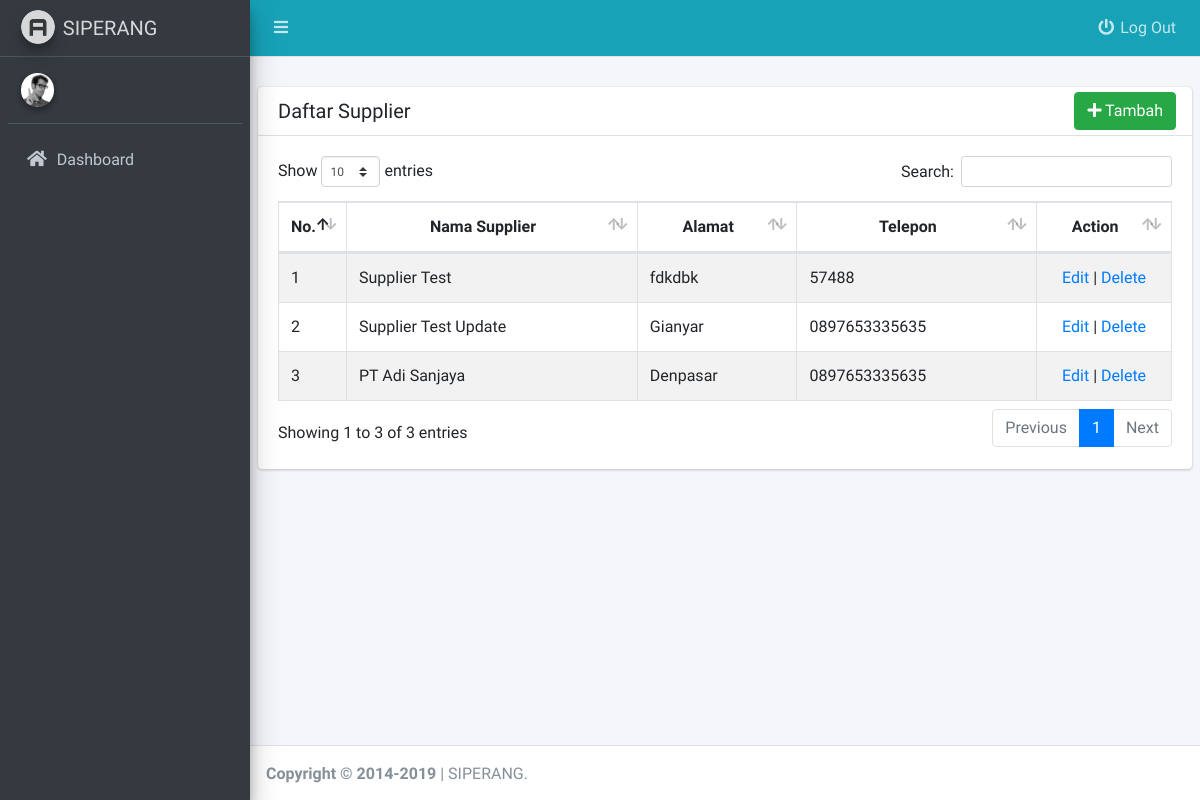
Before: /index.php/c_supplier with the older database file.
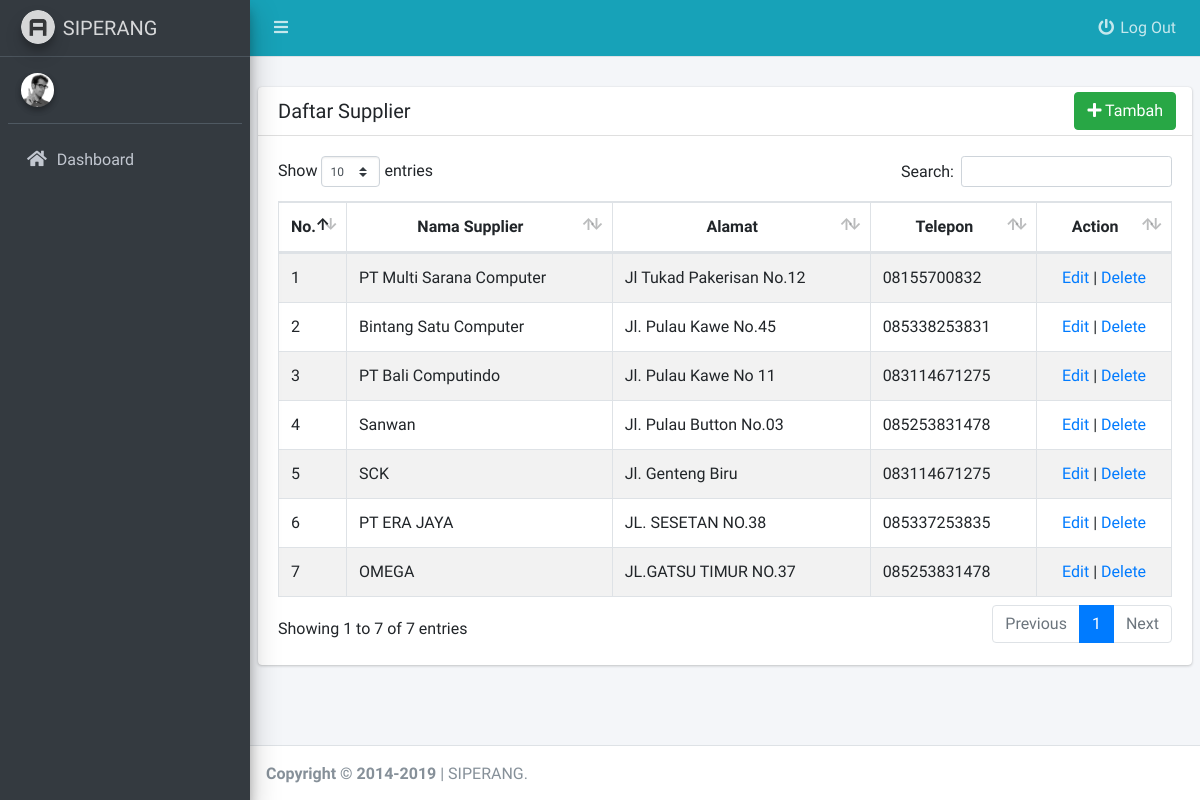
After: the same page with the newer database file.
### tables this page shows
CREATE TABLE `tbl_supplier` (
  `Kode_Supplier` varchar(100) NOT NULL,
  `Nama_Supplier` varchar(100) DEFAULT NULL,
  `Alamat_Supplier` varchar(255) DEFAULT NULL,
  `No_Tlp` varchar(255) DEFAULT NULL,
  `isAktif` int(1) DEFAULT NULL,
  PRIMARY KEY (`Kode_Supplier`)
);

### application/controllers/c_supplier.php (called while the page is built, shortened)
<?php
class C_supplier extends CI_Controller
{
  public function __construct()
  {
    $this->load->model(['m_supplier', 'm_barang']);
  }
  public function index()
  {
    $template['title'] = 'siperang | DAFTAR SUPPLIER';
    $data['listSupplier'] = $this->m_supplier->dataSupplier();
    $this->load->view('template/v_head', $template);
    $this->load->view('template/v_topmenu');
    $this->load->view('template/v_sidebar');
    $this->load->view('template/js');
    $this->load->view('supplier/v_view', $data);
    $this->load->view('template/v_foot');
  }
}

### index.php (called while the page is built, shortened)
<?php
require_once BASEPATH.'core/CodeIgniter.php';

### application/models/m_supplier.php (called while the page is built, shortened)
<?php
class M_supplier extends CI_Model
{
  function dataSupplier()
  {
    return $this->db->query("SELECT * FROM tbl_supplier")->result();
  }
}

### application/views/supplier/v_view.php (the view, shortened to what this page needs)
<div class="content">
  <div class="content-fluid">
    <div class="card">
      <div class="card-header">
        <h3 class="card-title">Daftar Supplier</h3>
        <div class="card-tools">
          <a href="<?php echo base_url() . 'c_supplier/tambahSupplier' ?>" class="btn btn-success"><i class="fas fa-plus"></i> Tambah</a>
        </div>
      </div>
      <div class="card-body">
        <div class="table-responsive">
          <table id="t_user" class="table table-striped table-bordered">
            <thead>
              <tr>
                <th style="width: 5%">No.</th>
                <th>Nama Supplier</th>
                <th>Alamat</th>
                <th>Telepon</th>
                <th style="width: 15%">Action</th>
              </tr>
            </thead>
            <tbody>
              <?php foreach ($listSupplier as $key => $supplier) : ?>
                <tr>
                  <td><?php echo $key + 1 ?></td>
                  <td><?php echo ucwords($supplier->Nama_Supplier) ?></td>
                  <td><?php echo $supplier->Alamat_Supplier ?></td>
                  <td><?php echo $supplier->No_Tlp ?></td>
                  <td>
                    <center>
                      <a href="<?php echo base_url() . 'c_supplier/editSupplier/' . $supplier->Kode_Supplier ?>">Edit</a> | <a id-pk="<?php echo $supplier->Kode_Supplier ?>" id="btnDelete" href="javascript:void(0)"> Delete</a>
                    </center>
                  </td>
                </tr>
              <?php endforeach; ?>
            </tbody>
          </table>
        </div>
      </div>
    </div>
  </div>
</div>

### application/views/template/v_head.php (shortened to what this page needs)
<!DOCTYPE html>
<html lang="en">
<head>
  <link rel="stylesheet" href="<?php echo base_url() . 'assets/plugins/fontawesome-free/css/all.min.css' ?>">
  <link rel="stylesheet" href="<?php echo base_url() . 'assets/dist/css/adminlte.min.css' ?>">
  <link rel="stylesheet" href="<?php echo base_url() . 'assets/plugins/datatables/dataTables.bootstrap4.css' ?>">
  <link rel="stylesheet" href="<?php echo base_url() . 'assets/plugins/sweetalert2/sweetalert2.min.css' ?>">
  <link rel="stylesheet" href="<?php echo base_url() . 'assets/plugins/select2/css/select2.min.css' ?>">
  <link rel="stylesheet" href="<?php echo base_url() . 'assets/plugins/iCheck/all.css' ?>">
  <link rel="stylesheet" href="<?php echo base_url() . 'assets/plugins/bootstrap-datepicker/dist/css/bootstrap-datepicker.css' ?>">
  <link rel="stylesheet" href="<?php echo base_url() . 'assets/custom.css' ?>">
</head>

### application/views/template/v_topmenu.php
<body class="hold-transition sidebar-mini">
  <div class="wrapper">
    <nav class="main-header navbar navbar-expand navbar-cyan navbar-dark">
      <ul class="navbar-nav">
        <li class="nav-item">
          <a class="nav-link" data-widget="pushmenu" href="#"><i class="fas fa-bars"></i></a>
        </li>
      </ul>
      <ul class="navbar-nav ml-auto">
        <li class="nav-item">
          <a class="nav-link" href="<?php echo base_url() . 'c_auth/logout' ?>"><i class="fas fa-fw fa-power-off"></i> Log Out</a>
        </li>
      </ul>
    </nav>

### application/views/template/v_sidebar.php (shortened to what this page needs)
<aside class="main-sidebar sidebar-dark-info elevation-4">
  <a href="index3.html" class="brand-link">
    <img src="<?php echo base_url() . 'assets/dist/img/AdminLTELogo.png' ?>" alt="AdminLTE Logo" class="brand-image img-circle elevation-3" style="opacity: .8">
    <span class="brand-text font-weight-light">SIPERANG</span>
  </a>
  <div class="sidebar">
    <div class="user-panel mt-3 pb-3 mb-3 d-flex">
      <div class="image">
        <img src="<?php echo base_url() . 'assets/dist/img/user2-160x160.jpg' ?>" class="img-circle elevation-2" alt="User Image">
      </div>
      <div class="info">
      </div>
    </div>
    <nav class="mt-2">
      <ul class="nav nav-pills nav-sidebar flex-column" data-widget="treeview" role="menu" data-accordion="false">
        <?php if ($this->session->userdata('bagian') != '2') : ?>
          <li class="nav-item">
            <a href="<?php echo base_url() . 'c_dashboard/index' ?>" class="nav-link">
              <i class="nav-icon fas fa-home"></i>
              <p>
                Dashboard
              </p>
            </a>
          </li>
        <?php endif; ?>
      </ul>
    </nav>
  </div>
</aside>
<div class="content-wrapper">
  <div class="content-header">
  </div>

### application/views/template/v_foot.php (shortened to what this page needs)
</div>
<footer class="main-footer">
  <strong>Copyright &copy; 2014-<?php echo date('Y') ?> </strong> | SIPERANG.
</footer>
</div>
</body>
</html>

### assets/custom.css (style rules this page uses)
table thead > tr { text-align: center }
.card-header > .card-tools { top: .3rem; }

Changed rows visible on the page:
removed tbl_supplier: Nama_Supplier "Supplier Test", Alamat_Supplier "fdkdbk", No_Tlp "57488"
removed tbl_supplier: Nama_Supplier "Supplier Test Update", Alamat_Supplier "Gianyar", No_Tlp "0897653335635"
removed tbl_supplier: Nama_Supplier "PT Adi Sanjaya", Alamat_Supplier "Denpasar", No_Tlp "0897653335635"
added tbl_supplier: Nama_Supplier "PT Multi Sarana Computer", Alamat_Supplier "Jl Tukad Pakerisan No.12", No_Tlp "08155700832"
added tbl_supplier: Nama_Supplier "Bintang Satu Computer", Alamat_Supplier "Jl. Pulau Kawe No.45", No_Tlp "085338253831"
added tbl_supplier: Nama_Supplier "PT Bali Computindo", Alamat_Supplier "Jl. Pulau Kawe No 11", No_Tlp "083114671275"
added tbl_supplier: Nama_Supplier "Sanwan", Alamat_Supplier "Jl. Pulau Button No.03", No_Tlp "085253831478"
added tbl_supplier: Nama_Supplier "SCK", Alamat_Supplier "Jl. Genteng Biru", No_Tlp "083114671275"
added tbl_supplier: Nama_Supplier "PT ERA JAYA", Alamat_Supplier "JL. SESETAN NO.38", No_Tlp "085337253835"
added tbl_supplier: Nama_Supplier "OMEGA", Alamat_Supplier "JL.GATSU TIMUR NO.37", No_Tlp "085253831478"
Other visible differences:
text written by a page script: "Show entries Search: Showing 1 to 3 of 3 entries Previous 1 Next" → "Show entries Search: Showing 1 to 7 of 7 entries Previous 1 Next"
